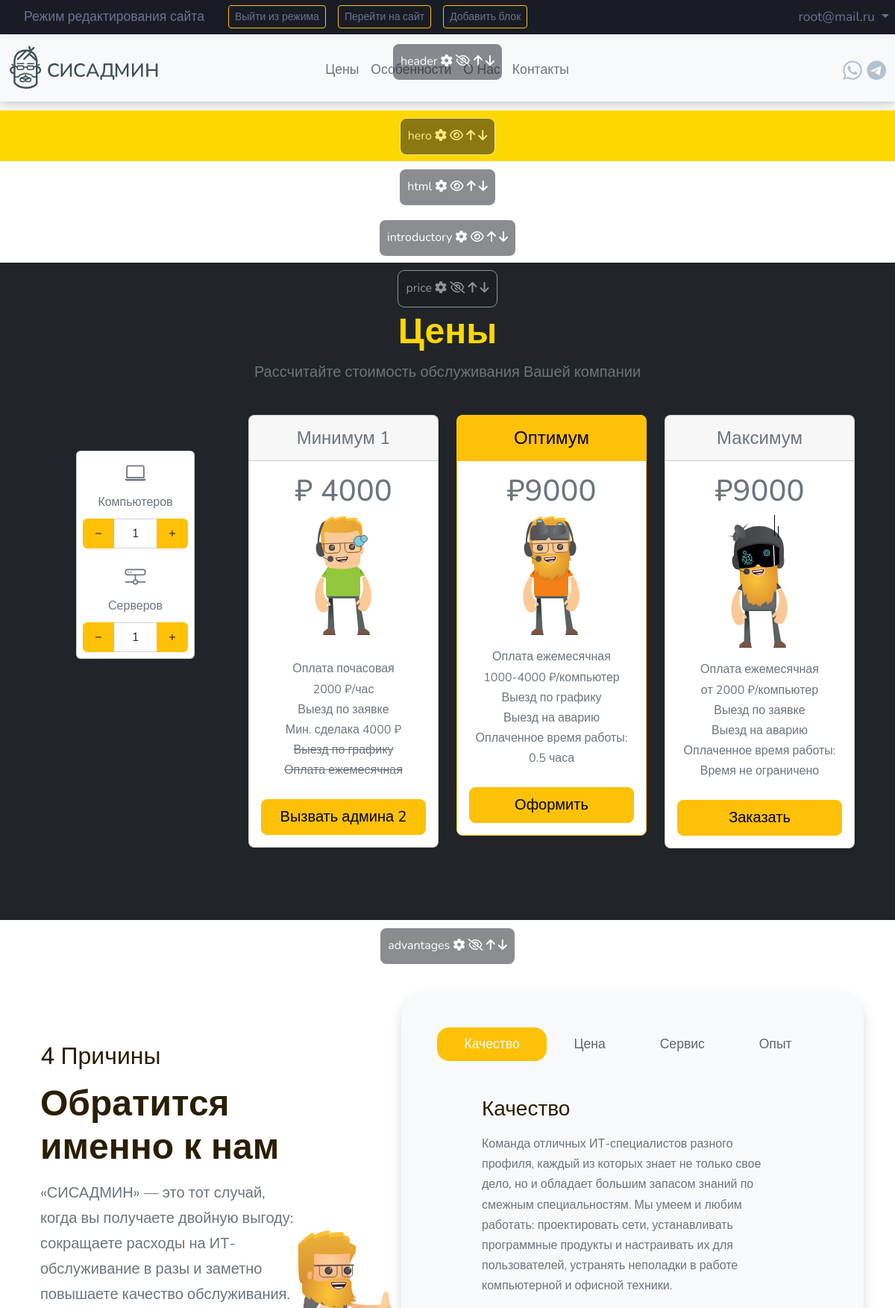
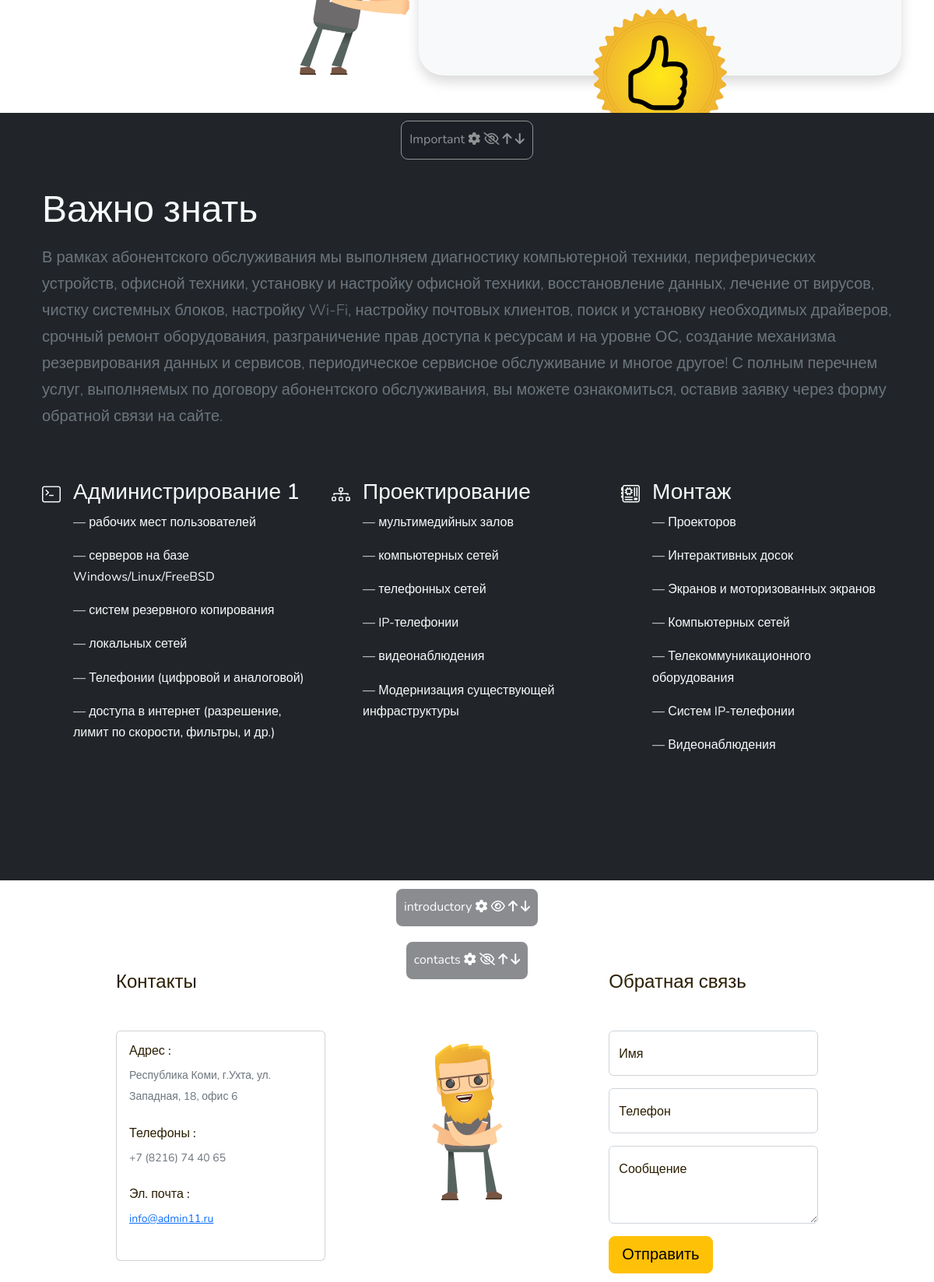
/edit/ (signed in, upper part), run on the app's committed database (2 pictures, top to bottom).
### landing/models.py (models this page shows, shortened)
class landing(models.Model):
	TYPE_BLOCK = [
        ('themes', 'Типизированный'),
        ('null', 'Пустой'),
        ('html', 'Произвольный'),
        ('js', 'JS'),
        ('scc', 'Cтили'),
    ]
	title = models.CharField(max_length=255,verbose_name="Заголовок")
	name = models.CharField(max_length=255,blank=True,null=True,verbose_name="Название")
	content = models.TextField(blank=True,verbose_name="Настройки")
	photo = models.URLField(max_length=255,blank=True,verbose_name="Изображения")
	time_create = models.DateTimeField(auto_now_add=True,verbose_name="Время создания")
	time_update = models.DateTimeField(auto_now=True,verbose_name="Последнее обновление")
	order = models.IntegerField(blank=True,null=True,verbose_name="Порядок")
	type_block = models.CharField(max_length=255,verbose_name="Тип",blank=True,null=True,choices=TYPE_BLOCK)
	is_published = models.BooleanField(default=True,verbose_name="Видимость")
	class Meta:
		verbose_name = 'Блок'
		verbose_name_plural = 'Блоки'

### landing/views.py (the view)
# urls.py: path('edit/',EditMode.as_view(),name='edit'),
class EditMode(LoginRequiredMixin,DataMixin,ListView):
    model = landing
    template_name = 'accounts/darkpan/edit_mode.html'
    context_object_name ='all'
    login_url = '/admin/'
    def get_context_data(self,*, object_list=None, **kwargs):
        context = super().get_context_data(**kwargs)
        blocks = landing.objects.all().order_by('order')
        new_dictData = {}
        context['title'] = 'ООО Сисадмин — Обслуживание информационых систем'
        context['edit_mode']='True'
        for i in range(len(blocks)):
            settings_block = blocks.filter(title=blocks[i].title)[0]
            if settings_block.content != '':
                if settings_block.type_block != 'html':
                    new_blocks = ['header','hero','introductory','price','Important']
                    if str(blocks[i].title) in new_blocks:
                        context[blocks[i].title] = json.loads(settings_block.content, strict=False)
                        context[blocks[i].id] = json.loads(settings_block.content, strict=False)
                    else:
                        context[blocks[i].title] = json.loads(settings_block.content, strict=False)
                        context[blocks[i].id] = json.loads(settings_block.content, strict=False)
                else:
                    context[blocks[i].title] = settings_block.content
            else:
                context[blocks[i].title] = ''
        return context
    def get_queryset(self):
        return landing.objects.all().order_by('order')

### landing/templates/accounts/darkpan/edit_mode.html (shortened to what this page needs)
{% load static %}
{% load poll_extras %}
<!doctype html>
<html class="no-js" lang="ru">
<head>
  <link href=" {% static 'landing/'%}dist/css/bootstrap.min.css" rel="stylesheet">
  <link href="{% static 'landing/'%}css/style.css" rel="stylesheet">
  <link href="{% static 'landing/'%}css/carousel.css" rel="stylesheet">
  <link rel="stylesheet" href="https://cdn.jsdelivr.net/npm/bootstrap-icons@1.9.1/font/bootstrap-icons.css">
</head>
<body>
    <div class="container-fluid admin_pad" style=" ">
        <nav class="navbar navbar-expand navbar-dark sticky-top py-0">
            <p class="text_color px-3" style="margin: auto 16px; font-size: 17.6px;">Режим редактирования сайта</p>
            <a href="{% url 'landing:dashboard' %}" class="btn btn-outline-warning btn-sm">Выйти из режима</a>
            <a href="{% url 'landing:home' %}" class="btn btn-outline-warning btn-sm ms-3">Перейти на сайт</a>
            <a href="{% url 'landing:dashboard' %}" class="btn btn-outline-warning btn-sm ms-3">Добавить блок</a>
            <div class="navbar-nav align-items-center ms-auto">
                <div class="nav-item dropdown">
                    <a href="#" class="nav-link dropdown-toggle" data-bs-toggle="dropdown" style="">
                        <span class="d-none d-lg-inline-flex">{{ user.email }}</span>
                    </a>
                </div>
            </div>
        </nav>
    </div>
    {% for item in all %}
        <div class="edit_block {{item.id}} {{item.title}} {{item.is_published}}" >
            <div class="setings_layer container-fluid">
                <div class="setings_block">
                    {{item.title}}
                    <span class="button_setings fa fa-cog" style="" data-id="{{item.id}}"></span>
                    {% if item.is_published %}
                        <span class="button_disable fa fa-eye-slash" data-id="{{item.id}}"></span>
                    {% else %}
                       <span class="button_disable fa fa-eye" data-id="{{item.id}}"></span>
                    {% endif %}
                    <span class="button_sort button_up fa fa-arrow-up"></span>
                    <span class="button_sort button_down fa fa-arrow-down"></span>
                </div>
            </div>
            {% myinclude item.title as thame %}
            {% include thame %}
        </div>
    {% endfor %}
</body>
</html>

### landing/templates/landing/header.html (shortened to what this page needs)
{% load static %}
{% load poll_extras %}
{% with block=item.content|strtoarr %}
{% if edit_mode == "True" %}
  <div class="container-fluid header-transparent bg-light" style="position: absolute; top: 40px;">
{% else %}
  <div class="container-fluid header-transparent fixed-top bg-light" >
{% endif %}
  <div class="container">
    <header class="d-flex flex-wrap align-items-center justify-content-center justify-content-md-between py-1">
      <nav class="shadow navbar navbar-expand-lg fixed-top bg-light" style="position: absolute; " >
        <div class="container">
          <div class="col-2">
            <a href="{{ logo.link }}" class="logo col-3 d-flex align-items-center col-md-3 mb-2  text-dark text-decoration-none"
            style="background-image: url( {% static 'landing/'%}{{ block.logo.image }} ) !important;"></a>
          </div>
            <div class="col-10 offcanvas offcanvas-end" tabindex="-1" id="offcanvasNavbar" aria-labelledby="offcanvasNavbarLabel">
              <div class="offcanvas-body">
                <ul class="navbar-nav justify-content-center flex-grow-1 ps-5">
                  {% for item in block.menu.item %}
                    <li class="nav-item">
                      <a class="menu-link nav-link link-secondary" href="{{  item.link }}" data-bs-dismiss="myOffcanvas">{{  item.label }}</a>
                    </li>
                  {% endfor %}
                </ul>
                <div class="social-link col-md-3 text-lg-end ps-5">
                  {% for item in block.social_link.item %}
                    <a href="" class="link-dark "><i class="bi bi-{{ item.label }}"></i></a>
                  {% endfor %}
                </div>
              </div>
            </div>
        </div>
      </nav>
    </header>
  </div>
</div>
{% endwith %}

### landing/templates/landing/hero.html (shortened to what this page needs)
{% load static %}
{% load poll_extras %}
{% with block=item.content|strtoarr %}
<div class="container-fluid overflow-hidden" style="background-color: gold;" >
  <div class="container px-4 py-5" >
      <div class="row  align-items-center g-5 py-5" >
    </div>
  </div>
</div>
{% endwith %}

### landing/templates/landing/html.html (shortened to what this page needs)
{% load static %}
<div class="container marketing pb-5 pt-5" >
  <div class="row featurette">
    {% autoescape off %}
    {{ html }}
    {% endautoescape %}
  </div>
</div>

### landing/templates/landing/introductory.html (shortened to what this page needs)
{% load static %}
{% load poll_extras %}
{% with block=item.content|strtoarr %}
<div class="container marketing pb-5 pt-5" >
  <div class="row featurette">
    <div class="col-md-2"></div>
    <div class="col-md-5">
    </div>
    <div class="col-md-5 text-center pt-5 overflow-hide d-none d-md-block" style="background-image: url('{% static 'landing/'%}{{block.picture.image}}'); background-repeat: no-repeat; background-position: 0 center; ">
    </div>
  </div>
</div>
{% endwith %}

### landing/templates/landing/price.html
{% load static %}
{% load poll_extras %}
{% with block=item.content|strtoarr %}
<div class="container-fluid bg-dark" >
  <div class="container text-secondary px-4 py-5 ">
      <div class="pricing-header p-3 pb-md-4 mx-auto text-center">
        <h1 class="display-5 fw-normal fw-bolder" style="color:gold">{{block.title.H1}}</h1>
        <p class="fs-5 text-muted">{{block.description.p}}</p>
      </div>
      <div class="row row-cols-1 row-cols-lg-4 mb-4 text-center">
        <div class="col">
          <form class="card p-2 m-0 m-xl-5 mb-4">
            <i class="bi bi-laptop fs-3"></i>
            <label for="firstName" class="form-label">Компьютеров</label>
            <div class="input-group mb-3">
              <button id="rmv_comp" type="submit" class="btn btn-warning"><i class="bi bi-dash"></i></button>
              <input id="comps" type="text" class="form-control text-center" placeholder="1" value="1">
              <button id="add_comp" type="submit" class="btn btn-warning"><i class="bi bi-plus"></i></button>
            </div>
            <i class="bi bi-hdd-network fs-3"></i>
            <label for="firstName" class="form-label">Серверов</label>
            <div class="input-group">
              <button id="rmv_server" type="submit" class="btn btn-warning"><i class="bi bi-dash"></i></button>
              <input id="servers" type="text" class="form-control text-center" placeholder="1" value="1">
              <button id="add_server" type="submit" class="btn btn-warning"><i class="bi bi-plus"></i></button>
            </div>
          </form>
        </div>
        {% for item in block.rates.item %}
          <div class="col">
            {% if item.highlighting == 'True' %}
              <div class="card mb-4 rounded-3 shadow-sm border-warning ">
                <div class="card-header py-3 text-bg-warning border-warning">
            {% else %}
              <div class="card mb-4 rounded-3 shadow-sm">
                 <div class="card-header py-3">
            {% endif %}
                <h4 class="my-0 fw-normal">{{item.label}}</h4>
              </div>
              <div class="card-body">
                {% if item.price.comp is defined %}
                  <h1 class="card-title pricing-card-title">₽<f> {{ item.price }}</f></h1>
                  <img src="{% static 'landing/'%}{{item.image}}" class="mb-3">
                {% elif item.price.comp == '2000' %}
                  <h1 class="card-title pricing-card-title">₽<f id='price-opt'>8000</f></h1>
                  <img src="{% static 'landing/'%}{{item.image}}" class="mb-3">
                {% elif item.price.comp == '3000' %}
                  <h1 class="card-title pricing-card-title">₽<f id='price-max'>9000</f></h1>
                  <img src="{% static 'landing/'%}{{item.image}}" >
                {% endif %}
                {% autoescape off %}
                  {{ item.description }}
                {% endautoescape %}
                  <button id="btn{{item.index}}" type="button" class="w-100 btn btn-lg btn{{item.button.fill}}-warning" data-bs-toggle="modal" data-bs-target="#Modal" data-mytitle="{{item.button.label}}" data-tarif="{{item.label}}">{{item.button.label}}</button>
              </div>
            </div>
          </div>
        {% endfor %}
      </div>
    </div>
</div>
{% endwith %}

### landing/templates/landing/advantages.html (shortened to what this page needs)
{% load static %}
<div class="container px-4 py-5 ">
  <div class="row row-cols-1 row-cols-lg-12">
    <div class="col col-lg-4">
      <div class="col pt-5">
        <div class="mypath position-relative ">
        </div>
        <h2 class="pb-2">{{advantages.H2}}</h2>
        <div class=" d-flex flex-column align-items-start gap-2">
          <h2 class="fw-bold display-5">{{advantages.H1}}</h2>
          <p class="text-muted fs-5">{{advantages.description}}</p>
        </div>
      </div>
    </div>
    <div id='mouse_muve' class=" col col-lg-8 mt-5">
      <div class="row">
        <div class="col-2 align-self-end d-none d-xl-block">
          <img src="{% static 'landing/'%}images/push.svg" class="rounded float-end">
        </div>
        <div class="col-12 col-xl-10">
          <div class="row bg-light p-3 p-md-5 rounded-5 shadow position-relative flex-column-reverse flex-md-column">
            <ul class="nav nav-pills nav-fill bg-light " id="pills-tab" role="tablist">
              {% for item in advantages.slider %}
                <li class="nav-item" role="presentation">
                  <button class="nav-link list-group-item-light rounded-4 {{ item.visible }}" id="pills-{{item.index}}-tab" data-bs-toggle="pill" data-bs-target="#pills-{{item.index}}" type="button" role="tab" aria-controls="pills-{{item.index}}" aria-selected="true"><k class="d-none d-md-block me-md-0">{{item.label}}</k></button>
                </li>
              {% endfor %}
            </ul>
            <div class="tab-content" id="pills-tabContent">
              {% for item in advantages.slider %}
                <div class="tab-pane fade {{ item.visible }} show" id="pills-{{item.index}}" role="tabpanel" aria-labelledby="pills-{{item.index}}-tab" tabindex="0">
                  <div class="d-flex flex-column gap-2 p-md-5" >
                    <h3>{{item.label}}</h3>
                    <p class="text-muted ">{{item.description}}</p>
                  </div>
                </div>
              {% endfor %}
            </div>
            <img src="{% static 'landing/'%}{{advantages.image_to_slider}}" class="position-absolute top-100 start-50 translate-middle d-none d-md-block" style="width:200px;">
          </div>
        </div>
      </div>
    </div>
  </div>
</div>

### landing/templates/landing/Important.html (shortened to what this page needs)
{% load static %}
{% load poll_extras %}
{% with block=item.content|strtoarr %}
<div class="bg-dark text-light px-1 px-md-4 py-5 ">
    <div class="container px-4 py-5" id="hanging-icons">
    <h2 class="pb-2 display-5">{{block.title.H1}}</h2>
      <p class="lead opacity-8 text-muted">{{block.description.p}}</p>
    <div class="row g-4 py-5 row-cols-1 row-cols-lg-3">
      {% for item in block.column.item %}
        <div class="col d-flex align-items-start">
          <div class="icon-square d-inline-flex align-items-center justify-content-center fs-4 flex-shrink-0 me-3">
            <i class="bi bi-{{item.icon}}"></i>
          </div>
          <div>
            <h3 class="fs-3">{{item.label}}</h3>
            {% autoescape off %}
              {{ item.description }}
            {% endautoescape %}
          </div>
        </div>
      {% endfor %}
    </div>
  </div>
</div>
{% endwith %}

### landing/templates/landing/contacts.html (shortened to what this page needs)
{% load static %}
{% load poll_extras %}
<div class="container px-4 py-5">
  <div class="row g-5">
    <div class="col-1 d-none d-md-block"></div>
    <div class="col-12 col-md">
      <h4 class="mb-5">{{contacts.H4}} </h4>
      <div class="card" >
        <div class="card-body">
          <div class="mb-4">
            <h6>Адрес :</h6>
            <small class="text-muted">{{contacts.adres}}</small>
          </div>
          <div class="mb-4">
            <h6>Телефоны :</h6>
            {% for item in contacts.telefons %}
              <small class="text-muted">{{item.int}}</small>
            {% endfor %}
          </div>
          <div class="mb-4">
            <h6>Эл. почта :</h6>
            {% for item in contacts.emails %}
              <small class="text-muted"><a href="{{item}}">{{item.str}}</a></small>
            {% endfor %}
          </div>
        </div>
      </div>
    </div>
    <div class="col d-none d-md-block align-self-center">
      <img src="{% static 'landing/'%}{{contacts.image}}" class="rounded mx-auto d-block">
    </div>
    <div class="col-12 col-md">
      <form action="post/" method="POST">
        <h4 class="mb-5">{{contacts.form.label}}</h4>
            {{contacts.form.fields|get_form }}
          <div class="form-floating">
            <button type="submit" class="btnSubmits btn btn-warning btn-lg">{{contacts.form.button}}</button>
          </div>
        </form>
    </div>
    <div class="col-1 d-none d-md-block"></div>
  </div>
</div>

### data on the page
landing: title "header", label "Цены" "Особенности" "О Нас" "Контакты"
landing: title "hero"
landing: title "html"
landing: title "introductory"
landing: title "price", title.H1 "Цены", description.p "Рассчитайте стоимость обслуживания Вашей компании", label "Минимум 1" "Оптимум" "Максимум", price "4000", description "Оплата почасовая 2000 ₽/час Выезд по заявке Мин. сделака 4000 ₽ Выезд по графику Оплата ежемесячная" "Оплата ежемесячная 1000-4000 ₽/компьютер Выезд по графику Выезд на аварию Оплаченное время работы: 0.5 часа" "Оплата ежемесячная от 2000 ₽/компьютер Выезд по заявке Выезд на аварию Оплаченное время работы: Время не ограничено", button.label "Вызвать админа 2" "Оформить" "Заказать"
landing: title "advantages", H2 "4 Причины", H1 "Обратится именно к нам", description "«СИСАДМИН» — это тот случай, когда вы получаете двойную выгоду: сокращаете расходы на ИТ-обслуживание в разы и заметно повышаете качество обслуживания.", label "Качество" "Цена" "Сервис" "Опыт", label "Качество", description "Команда отличных ИТ-специалистов разного профиля, каждый из которых знает не только свое дело, но и обладает большим запасом знаний по смежным специальностям. Мы умеем и любим работать: проектировать сети, устанавливать программные продукты и настраивать их для пользователей, устранять неполадки в работе компьютерной и офисной техники."
landing: title "Important", title.H1 "Важно знать", description.p "В рамках абонентского обслуживания мы выполняем диагностику компьютерной техники, периферических устройств, офисной техники, установку и настройку офисной техники, восстановление данных, лечение от вирусов, чистку системных блоков, настройку Wi-Fi, настройку почтовых клиентов, поиск и установку необходимых драйверов, срочный ремонт оборудования, разграничение прав доступа к ресурсам и на уровне ОС, создание механизма резервирования данных и сервисов, периодическое сервисное обслуживание и многое другое! С полным перечнем услуг, выполняемых по договору абонентского обслуживания, вы можете ознакомиться, оставив заявку через форму обратной связи на сайте.", label "Администрирование 1" "Проектирование" "Монтаж", description "— рабочих мест пользователей — серверов на базе Windows/Linux/FreeBSD — систем резервного копирования — локальных сетей — Телефонии (цифровой и аналоговой) — доступа в интернет (разрешение, лимит по скорости, фильтры, и др.)" "— мультимедийных залов — компьютерных сетей — телефонных сетей — IP-телефонии — видеонаблюдения — Модернизация существующей инфраструктуры" "— Проекторов — Интерактивных досок — Экранов и моторизованных экранов — Компьютерных сетей — Телекоммуникационного оборудования — Систем IP-телефонии — Видеонаблюдения"
landing: title "introductory"
landing: title "contacts", H4 "Контакты", adres "Республика Коми, г.Ухта, ул. Западная, 18, офис 6", int "+7 (8216) 74 40 65", str "info@admin11.ru", form.label "Обратная связь", form.button "Отправить"

### other printed values
{{ user.email }} "root@mail.ru"
